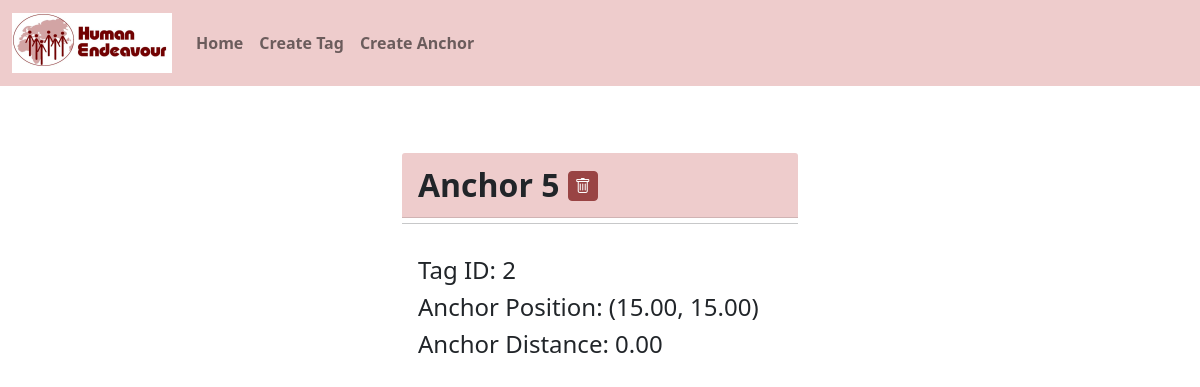
The page /anchor/5 on the database its author committed.
### server.py (models this page shows, shortened)
class AnchorModel(db.Model):
   __tablename__ = "anchors"
   anchor_id = db.Column(db.Integer, primary_key = True)
   tag_id = db.Column(db.Integer, db.ForeignKey("tags.tag_id", ondelete = "CASCADE"), nullable=False)
   anch_x = db.Column(db.Numeric(10,2), nullable=False, default = 0)
   anch_y = db.Column(db.Numeric(10,2), nullable=False, default = 0)
   anchor_distance = db.Column(db.Numeric(10,2), nullable=False, default = 0.0)

### server.py (the view)
@app.route('/anchor/<id>', methods=['GET'])
def viewAnchor(id):
   anchor= AnchorModel.query.filter_by(anchor_id=id).first()
   return render_template('anchor.html', anchor=anchor)

### templates/anchor.html (shortened to what this page needs)
{% extends "base.html" %}
{% block body %}
<div class="main-content">
    <div class="container section">
        <div class="row">
            <div class="container-fluid map-info col-sm-6">
                <div class="card-header heading">Anchor {{anchor.anchor_id}}
                    <button type="button" class="btn btn-danger garbage" id="garbage" onclick="deleteRequest({{anchor.anchor_id}})"><i class="bi bi-trash"></i></button>
                </div>
                <hr>
                <div class="card-body">
                    <h4>Tag ID: {{anchor.tag_id}}</h4>
                    <h4>Anchor Position: ({{anchor.anch_x}}, {{anchor.anch_y}})</h4>
                    <h4>Anchor Distance: {{anchor.anchor_distance}}</h4>
                </div>
            </div>
        </div>
    </div>
</div>
{% endblock %}

### static/css/styles.css (style rules this page uses)
.btn { margin-top: 0; margin-bottom: 5px; }
.heading { margin-top: 25px; font-size: 2rem; }
body { background-color: #ffffff; }
hr { margin-top: 5px; }
.section { width: 70% }
.card-header { background-color: #eecccc; font-weight: 700; }
.map-info { margin-top: 5%; }
.garbage { display: inline-block; position: relative; align-self: right; width: 30px; height: 30px; align-items: center; padding: 0; background-color: #994444; border-color: #994444; }

### rows shown on the page
AnchorModel: anchor_id "5", tag_id "2", anch_x "15.00", anch_y "15.00", anchor_distance "0.00"
